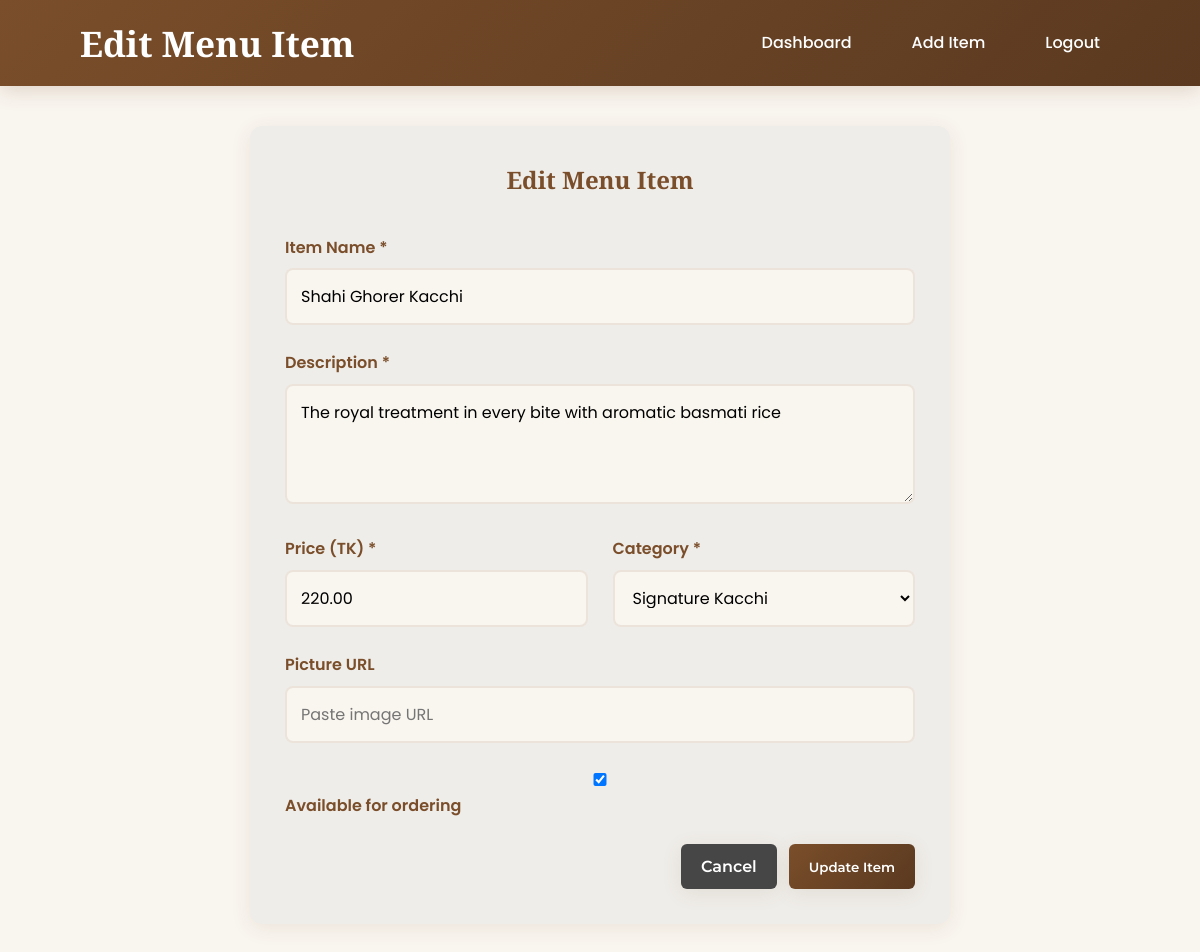
/admin/edit_item.php?id=1 (signed in), run on the app's committed database.
### tables this page shows
CREATE TABLE IF NOT EXISTS menu_items (
    id INT AUTO_INCREMENT PRIMARY KEY,
    name VARCHAR(100) NOT NULL,
    description TEXT,
    price DECIMAL(10,2) NOT NULL,
    category VARCHAR(50) NOT NULL,
    image_url VARCHAR(500),
    is_available BOOLEAN DEFAULT TRUE,
    created_at TIMESTAMP DEFAULT CURRENT_TIMESTAMP,
    UNIQUE KEY unique_name_category (name, category)  
);

### admin/edit_item.php (the view, shortened to what this page needs)
<?php
require_once '../db.php';
$id = $_GET['id'];
$stmt = $pdo->prepare("SELECT * FROM menu_items WHERE id = ?");
$stmt->execute([$id]);
$item = $stmt->fetch(PDO::FETCH_ASSOC);
?>
<!DOCTYPE html>
<html lang="en">
<head>
    <link rel="stylesheet" href="../assets/css/main.css">
    <link rel="stylesheet" href="../assets/css/admin.css">
</head>
<body class="admin-body">
    <header class="admin-header">
        <div class="container">
            <nav class="admin-nav">
                <div class="logo">
                    <h1>Edit Menu Item</h1>
                </div>
                <ul>
                    <li><a href="admin_dashboard.php">Dashboard</a></li>
                    <li><a href="add_item.php">Add Item</a></li>
                    <li><a href="admin_logout.php">Logout</a></li>
                </ul>
            </nav>
        </div>
    </header>
    <main class="admin-main">
        <div class="container">
            <form class="admin-form" method="POST" action="">
                <h2>Edit Menu Item</h2>
                <div class="form-group">
                    <label for="name">Item Name *</label>
                    <input type="text" id="name" name="name" required
                           value="<?php echo htmlspecialchars($item['name']); ?>">
                </div>
                <div class="form-group">
                    <label for="description">Description *</label>
                    <textarea id="description" name="description" required><?php echo htmlspecialchars($item['description']); ?></textarea>
                </div>
                <div class="form-row">
                    <div class="form-group">
                        <label for="price">Price (TK) *</label>
                        <input type="number" id="price" name="price" step="0.01" min="0" required
                               value="<?php echo $item['price']; ?>">
                    </div>
                    <div class="form-group">
                        <label for="category">Category *</label>
                        <select id="category" name="category" required>
                            <option value="Signature Kacchi" <?php echo $item['category'] == 'Signature Kacchi' ? 'selected' : ''; ?>>Signature Kacchi</option>
                        </select>
                    </div>
                </div>
                <div class="form-group">
                    <label for="image_url">Picture URL</label>
                    <input type="url" id="image_url" name="image_url"
                           placeholder="Paste image URL"
                           value="<?php echo htmlspecialchars($item['image_url']); ?>">
                </div>
                <div class="form-group">
                    <label class="checkbox-group">
                        <input type="checkbox" id="is_available" name="is_available" <?php echo $item['is_available'] ? 'checked' : ''; ?>>
                        <span>Available for ordering</span>
                    </label>
                </div>
                <div class="form-actions">
                    <a href="admin_dashboard.php" class="btn btn-secondary">Cancel</a>
                    <button type="submit" class="btn btn-primary">Update Item</button>
                </div>
            </form>
        </div>
    </main>
</body>
</html>

### assets/css/main.css (style rules this page uses)
:root { --primary: #7A4E2A; --secondary: #D6A85A; --accent: #C97F5E; --background: #F9F5EF; --card-bg: #EFEDE9; --text: #464646; --dark: #5A3920; --light: #F9F5EF; --shadow: 0 4px 20px rgba(122, 78, 42, 0.1); --radius: 12px; --gradient: linear-gradient(135deg, #7A4E2A 0%, #9A6B45 100%); }
* { margin: 0; padding: 0; box-sizing: border-box; }
.btn { transition: all 0.3s ease; }
body { font-family: 'Inter', sans-serif; background-color: var(--background); color: var(--text); line-height: 1.6; font-weight: 400; }
.container { width: 90%; max-width: 1200px; margin: 0 auto; padding: 0 20px; }
.btn { display: inline-block; background: var(--gradient); color: white; padding: 14px 28px; border: none; border-radius: var(--radius); cursor: pointer; font-weight: 600; text-decoration: none; transition: all 0.3s ease; text-align: center; box-shadow: var(--shadow); font-family: 'Montserrat', sans-serif; font-weight: 600; }
.btn-primary { background: var(--gradient); }
header { background: var(--gradient); padding: 15px 0; position: sticky; top: 0; z-index: 1000; box-shadow: 0 4px 20px rgba(122, 78, 42, 0.2); animation: slideInFromLeft 0.8s ease-out; }
.logo h1 { font-size: 2.2rem; font-weight: 700; color: white; font-family: 'Playfair Display', serif; font-weight: 600; }
nav ul { display: flex; list-style: none; align-items: center; gap: 20px; }
nav ul li a { text-decoration: none; color: white; font-weight: 500; transition: all 0.3s ease; padding: 10px 20px; border-radius: var(--radius); font-family: 'Poppins', sans-serif; }
.form-group { margin-bottom: 25px; }
.form-group label { display: block; margin-bottom: 10px; font-weight: 600; color: var(--primary); font-family: 'Poppins', sans-serif; }
.form-group input, .form-group textarea, .form-group select { width: 100%; padding: 15px; border: 2px solid rgba(122, 78, 42, 0.1); border-radius: var(--radius); font-family: 'Poppins', sans-serif; font-size: 1rem; transition: all 0.3s ease; background: var(--card-bg); }
.form-group textarea { resize: vertical; min-height: 120px; }

### assets/css/admin.css (style rules this page uses)
:root { --primary: #7A4E2A; --secondary: #D6A85A; --accent: #C97F5E; --background: #F9F5EF; --card-bg: #EFEDE9; --text: #464646; --dark: #5A3920; }
.admin-body { background: var(--background); font-family: 'Inter', sans-serif; }
.admin-header { background: linear-gradient(135deg, var(--primary), var(--dark)); color: white; padding: 15px 0; box-shadow: 0 4px 20px rgba(122, 78, 42, 0.2); }
.admin-nav { display: flex; justify-content: space-between; align-items: center; }
.admin-nav ul { display: flex; list-style: none; gap: 20px; margin: 0; padding: 0; }
.admin-nav a { color: white; text-decoration: none; padding: 10px 20px; border-radius: 8px; transition: all 0.3s ease; font-weight: 500; font-family: 'Poppins', sans-serif; }
.admin-main { padding: 40px 0; min-height: calc(100vh - 140px); }
.btn { padding: 10px 20px; border: none; border-radius: 6px; cursor: pointer; text-decoration: none; display: inline-block; font-weight: 500; transition: all 0.3s ease; font-family: 'Montserrat', sans-serif; font-weight: 600; }
.btn-primary { background: linear-gradient(135deg, var(--primary), var(--dark)); color: white; }
.btn-secondary { background: var(--text); color: white; }
.form-actions { display: flex; gap: 12px; justify-content: flex-end; margin-top: 25px; }
.admin-form { background: var(--card-bg); padding: 35px; border-radius: 12px; box-shadow: 0 4px 20px rgba(122, 78, 42, 0.1); max-width: 700px; margin: 0 auto; }
.admin-form h2 { margin-bottom: 35px; color: var(--primary); text-align: center; font-family: 'Playfair Display', serif; font-weight: 600; }
.form-row { display: grid; grid-template-columns: 1fr 1fr; gap: 25px; }
.form-group { margin-bottom: 25px; }
.form-group label { display: block; margin-bottom: 8px; font-weight: 600; color: var(--primary); font-family: 'Poppins', sans-serif; }
.form-group input, .form-group textarea, .form-group select { width: 100%; padding: 14px; border: 2px solid rgba(122, 78, 42, 0.1); border-radius: 8px; font-family: 'Poppins', sans-serif; font-size: 1rem; transition: all 0.3s ease; background: var(--background); }
.checkbox-group { display: flex; align-items: center; gap: 12px; cursor: pointer; font-family: 'Inter', sans-serif; }

### data on the page
menu_items: name "Shahi Ghorer Kacchi", description "The royal treatment in every bite with aromatic basmati rice", price "220.00", category "Signature Kacchi", is_available "☑"
